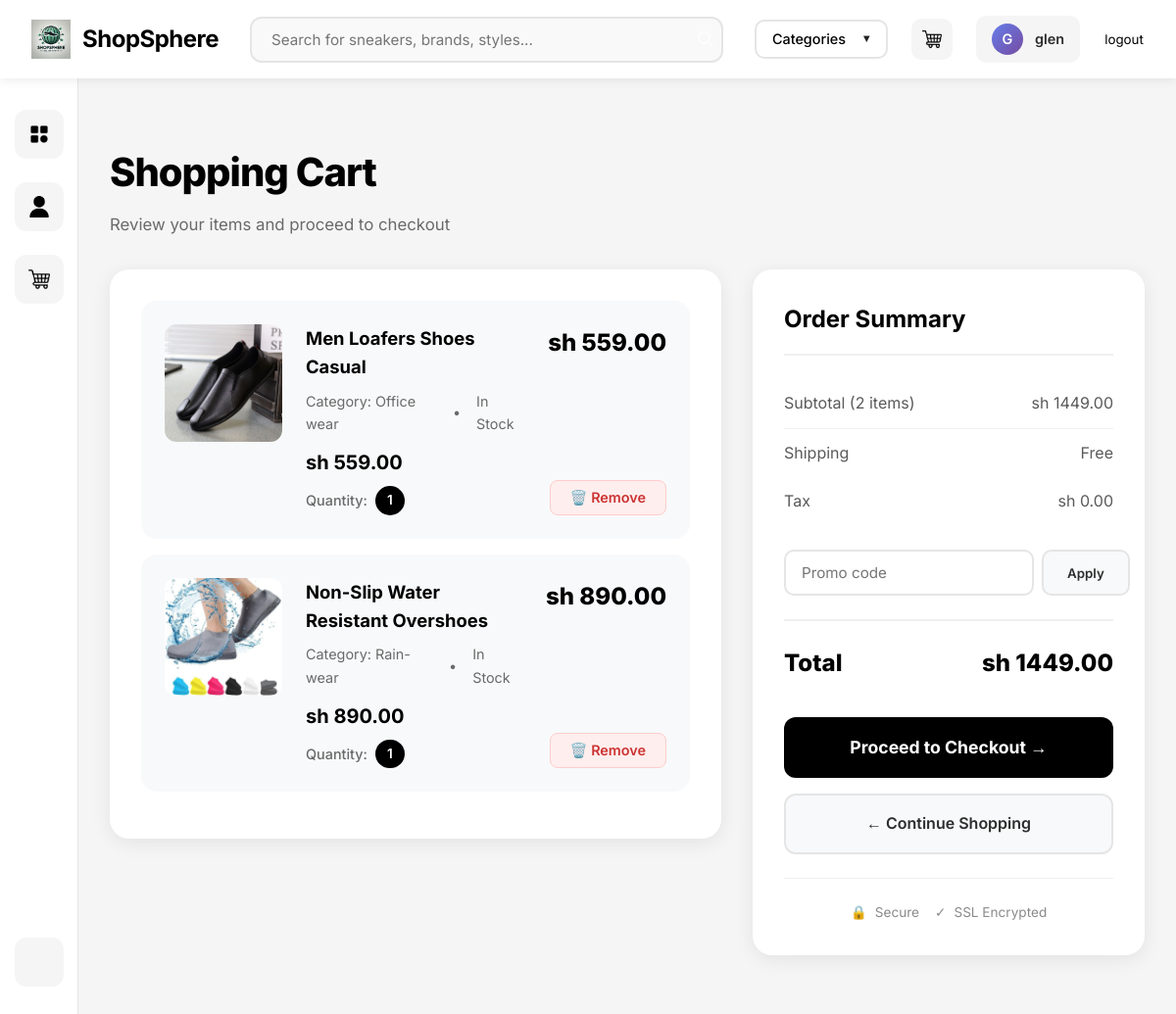
Page /cart/ (signed in) on the committed database.
### app/models.py (models this page shows, shortened)
class MyCart(models.Model):
    product = models.ForeignKey(Product, on_delete=models.SET_NULL, null=True)
    user = models.ForeignKey(User, on_delete=models.SET_NULL, null=True)
    price = models.DecimalField(max_digits=10, decimal_places=2)
    quantity = models.IntegerField(default=1)
    total_products = models.IntegerField(default=1)
    date = models.DateTimeField(auto_now_add=True)
    cart_id = models.CharField(max_length=255, blank=True, null=True)
    created_at = models.DateTimeField(auto_now_add=True)
    shipping = models.DecimalField(max_digits=10, decimal_places=2, default=0.00)
    def get_total(self):
        return self.price * self.quantity

class Product(models.Model):
    product_id = models.AutoField(primary_key=True)
    name = models.CharField(max_length=100)
    status = models.CharField(max_length=100, default='published')
    price = models.DecimalField(max_digits=10, decimal_places=2)
    quantity = models.IntegerField(default=0)
    image = models.ImageField(upload_to='image')
    category = models.ForeignKey(Category, on_delete=models.SET_NULL, null=True)
    description = models.TextField(max_length=1000, default='No description provided')
    date = models.DateField(default=timezone.now)
    class Meta:
        verbose_name_plural = "products"

class Category(models.Model):
    title = models.CharField(max_length=100)
    image = models.ImageField(upload_to='image')
    slug = models.SlugField(unique=True)
    class Meta:
        verbose_name_plural = "categories"
        ordering = ['title']

### app/views.py (the view)
# urls.py: path('cart/', views.cart_view, name='cart'),
def cart_view(request):
    cart_items = MyCart.objects.filter(user=request.user)
    total_price = sum(item.price * item.quantity for item in cart_items)
    context = {
        "cart_items": cart_items,
        "total_price": total_price,
    }
    return render(request, 'cart.html', context)

### app/templates/cart.html (shortened to what this page needs)
{% extends 'layout.html' %}
{% load static %}
{% block content %}
<div class="cart-container">
    <div class="cart-header">
        <h1>Shopping Cart</h1>
        <p>Review your items and proceed to checkout</p>
    </div>
    {% if cart_items %}
    <div class="cart-content">
        <div class="cart-items-section">
            {% for item in cart_items %}
            <div class="cart-item">
                <div class="item-image">
                    <img src="{{ item.product.image.url }}" alt="{{ item.product.name }}">
                </div>
                <div class="item-details">
                    <h3 class="item-name">{{ item.product.name }}</h3>
                    <div class="item-meta">
                        <span>Category: {{ item.product.category.title|default:"Sneakers" }}</span>
                        <span>•</span>
                        <span>In Stock</span>
                    </div>
                    <div class="item-price">sh {{ item.price|floatformat:2 }}</div>
                    <div class="item-quantity">
                        <span class="quantity-label">Quantity:</span>
                        <span class="quantity-badge">{{ item.quantity }}</span>
                    </div>
                </div>
                <div class="item-actions">
                    <div class="item-total">sh {{ item.get_total|floatformat:2 }}</div>
                    <form action="{% url 'remove_from_cart' item.id %}" method="POST">
                        <button type="submit" class="btn-remove">🗑️ Remove</button>
                    </form>
                </div>
            </div>
            {% endfor %}
        </div>
        <div class="cart-summary">
            <h2 class="summary-header">Order Summary</h2>
            <div class="summary-row subtotal">
                <span>Subtotal ({{ cart_items|length }} items)</span>
                <span>sh {{ total_price|floatformat:2 }}</span>
            </div>
            <div class="summary-row">
                <span>Shipping</span>
                <span>Free</span>
            </div>
            <div class="summary-row">
                <span>Tax</span>
                <span>sh 0.00</span>
            </div>
            <div class="promo-code">
                <div class="promo-input-wrapper">
                    <input type="text" class="promo-input" placeholder="Promo code">
                    <button class="btn-apply">Apply</button>
                </div>
            </div>
            <div class="summary-row total">
                <span>Total</span>
                <span>sh {{ total_price|floatformat:2 }}</span>
            </div>
            <form method="POST" action="{% url 'checkout' %}">
                <button type="submit" class="btn-checkout">
                    Proceed to Checkout →
                </button>
            </form>
            <a href="{% url 'home' %}" class="btn-continue">← Continue Shopping</a>
            <div class="security-badges">
                <div class="security-badge">
                    <span>🔒</span>
                    <span>Secure</span>
                </div>
                <div class="security-badge">
                    <span>✓</span>
                    <span>SSL Encrypted</span>
                </div>
            </div>
        </div>
    </div>
    {% endif %}
</div>
{% endblock %}

### app/templates/layout.html (shortened to what this page needs)
{% load static %}
<!DOCTYPE html>
<html lang="en">
<head>
    <link rel="stylesheet" href="{% static 'styles/main.css' %}">
</head>
<body>
    <header class="modern-header">
        <div class="header-container">
            <a href="{% url 'home' %}" class="header-logo">
                <img src="{% static 'images/logo.webp' %}" alt="ShopSphere">
                <span>ShopSphere</span>
            </a>
            <div class="header-search">
                <input type="text" placeholder="Search for sneakers, brands, styles..." id="search">
                <button id="search-btn">
                    <img src="{% static 'images/search.png' %}" alt="Search">
                </button>
            </div>
            <nav class="header-nav">
                <div class="header-category-dropdown">
                    <select id="options" name="options" onchange="if(this.value) window.location.href=this.value">
                        <option value="">Categories</option>
                    </select>
                </div>
                <a href="{% url 'cart' %}" class="header-icon-btn" title="Cart">
                    <img src="{% static 'images/shopping-cart.png' %}" alt="Cart">
                </a>
                <div class="header-profile">
                    <div class="header-profile-img">
                        {{ user.username|first|upper }}
                    </div>
                    <span class="header-profile-name">{{ user.username }}</span>
                </div>
                <form action="{% url 'logout' %}" method="POST" style="margin: 0;">
                    <button type="submit" class="header-icon-btn header-logout-btn" title="Logout">
                        logout
                    </button>
                </form>
            </nav>
        </div>
    </header>
    <aside class="modern-sidebar" id="sidebar">
        <a href="{% url 'home' %}" class="sidebar-icon" title="Home">
            <img src="{% static 'images/categories.png' %}" alt="Home">
        </a>
        <a href="{% url 'profile' %}" class="sidebar-icon" title="Profile">
            <img src="{% static 'images/user.png' %}" alt="Profile">
        </a>
        <a href="{% url 'cart' %}" class="sidebar-icon" title="Cart">
            <img src="{% static 'images/shopping-cart.png' %}" alt="Cart">
        </a>
        <form action="{% url 'logout' %}" method="POST" style="margin: 0;">
            <button type="submit" class="sidebar-icon" style="border: none; cursor: pointer;" title="Logout">
            </button>
        </form>
    </aside>
    <main class="main-content">
        {% block content %}
        {% endblock %}
    </main>
</body>
</html>

### app/static/styles/main.css (style rules this page uses)
:root { --primary-color: #4a6cf7; --primary-dark: #3a56d4; --secondary-color: #ff6b6b; --secondary-dark: #e05050; --background-light: #f9fafb; --background-dark: #222; --text-dark: #222; --text-light: #fff; --gray-light: #e0e0e0; --gray-medium: #999; --box-shadow: 0 4px 16px rgba(0,0,0,0.08); --transition: all 0.3s cubic-bezier(.4,0,.2,1); --border-radius: 10px; }
* { margin: 0; padding: 0; box-sizing: border-box; font-family: 'Inter', 'Poppins', Arial, sans-serif; }
body { background: var(--background-light); color: var(--text-dark); min-height: 100vh; line-height: 1.6; }
a { color: var(--primary-color); text-decoration: none; transition: var(--transition); }
img { max-width: 100%; display: block; }
#search-btn { position: absolute; right: 10px; top: 50%; transform: translateY(-50%); background: transparent; padding: 0; display: flex; align-items: center; justify-content: center; }
#search-btn img { width: 16px; height: 16px; filter: brightness(0) invert(1); opacity: 0.8; }

### app/templates/layout.html (style rules this page uses)
body { font-family: -apple-system, BlinkMacSystemFont, 'Segoe UI', Roboto, 'Helvetica Neue', Arial, sans-serif; margin: 0; padding: 0; background: #f5f5f5; }
.modern-header { position: fixed; top: 0; left: 0; right: 0; background: #fff; box-shadow: 0 2px 10px rgba(0, 0, 0, 0.08); z-index: 1000; transition: all 0.3s ease; }
.header-container { max-width: 1400px; margin: 0 auto; padding: 1rem 2rem; display: flex; align-items: center; justify-content: space-between; gap: 2rem; }
.header-logo { display: flex; align-items: center; gap: 0.75rem; text-decoration: none; color: #000; }
.header-logo img { height: 40px; width: auto; }
.header-logo span { font-size: 1.5rem; font-weight: 700; letter-spacing: -0.5px; }
.header-search { flex: 1; max-width: 500px; position: relative; }
.header-search input { width: 100%; padding: 0.75rem 3rem 0.75rem 1.25rem; border: 2px solid #e5e5e5; border-radius: 12px; font-size: 0.95rem; transition: all 0.3s ease; background: #f9f9f9; }
.header-search button { position: absolute; right: 0.5rem; top: 50%; transform: translateY(-50%); background: #000; border: none; padding: 0.5rem 1rem; border-radius: 8px; cursor: pointer; transition: all 0.3s ease; }
.header-search button img { width: 16px; height: 16px; filter: brightness(0) invert(1); }
.header-nav { display: flex; align-items: center; gap: 1.5rem; }
.header-category-dropdown { position: relative; }
.header-category-dropdown select { padding: 0.6rem 2.5rem 0.6rem 1rem; border: 2px solid #e5e5e5; border-radius: 10px; background: #fff; font-size: 0.9rem; font-weight: 500; cursor: pointer; appearance: none; transition: all 0.3s ease; }
.header-category-dropdown::after { content: '▼'; position: absolute; right: 1rem; top: 50%; transform: translateY(-50%); font-size: 0.7rem; pointer-events: none; }
.header-icon-btn { position: relative; width: 42px; height: 42px; display: flex; align-items: center; justify-content: center; background: #f5f5f5; border-radius: 10px; transition: all 0.3s ease; text-decoration: none; }
.header-icon-btn img { width: 20px; height: 20px; transition: filter 0.3s ease; }
.header-profile { display: flex; align-items: center; gap: 0.75rem; padding: 0.5rem 1rem; background: #f5f5f5; border-radius: 10px; transition: all 0.3s ease; }
.header-profile-img { width: 32px; height: 32px; border-radius: 50%; background: linear-gradient(135deg, #667eea, #764ba2); display: flex; align-items: center; justify-content: center; color: #fff; font-weight: 600; font-size: 0.9rem; }
.header-profile-name { font-size: 0.9rem; font-weight: 600; color: #2d2d2d; }
.header-logout-btn { background: none; border: none; cursor: pointer; padding: 0; margin: 0; }
.modern-sidebar { position: fixed; left: 0; top: 80px; bottom: 0; width: 80px; background: #fff; border-right: 1px solid #e5e5e5; display: flex; flex-direction: column; align-items: center; padding: 2rem 0; gap: 1.5rem; z-index: 900; transition: all 0.3s ease; }
.sidebar-icon { width: 50px; height: 50px; display: flex; align-items: center; justify-content: center; background: #f5f5f5; border-radius: 12px; transition: all 0.3s ease; position: relative; text-decoration: none; }
.sidebar-icon img { width: 22px; height: 22px; transition: filter 0.3s ease; }
.main-content { margin-left: 80px; margin-top: 80px; padding: 2rem; min-height: calc(100vh - 80px); }

### rows in the picture
MyCart: product.image (picture), product.name "Men Loafers Shoes Casual", product.category "Office wear", price "559.00", quantity "1", get_total "559.00"
MyCart: product.image (picture), product.name "Non-Slip Water Resistant Overshoes", product.category "Rain-wear", price "890.00", quantity "1", get_total "890.00"

### other values in the picture
{{ user.username|first|upper }} "G"
{{ user.username }} "glen"
{{ cart_items|length }} "2"
{{ total_price|floatformat:2 }} "1449.00"
